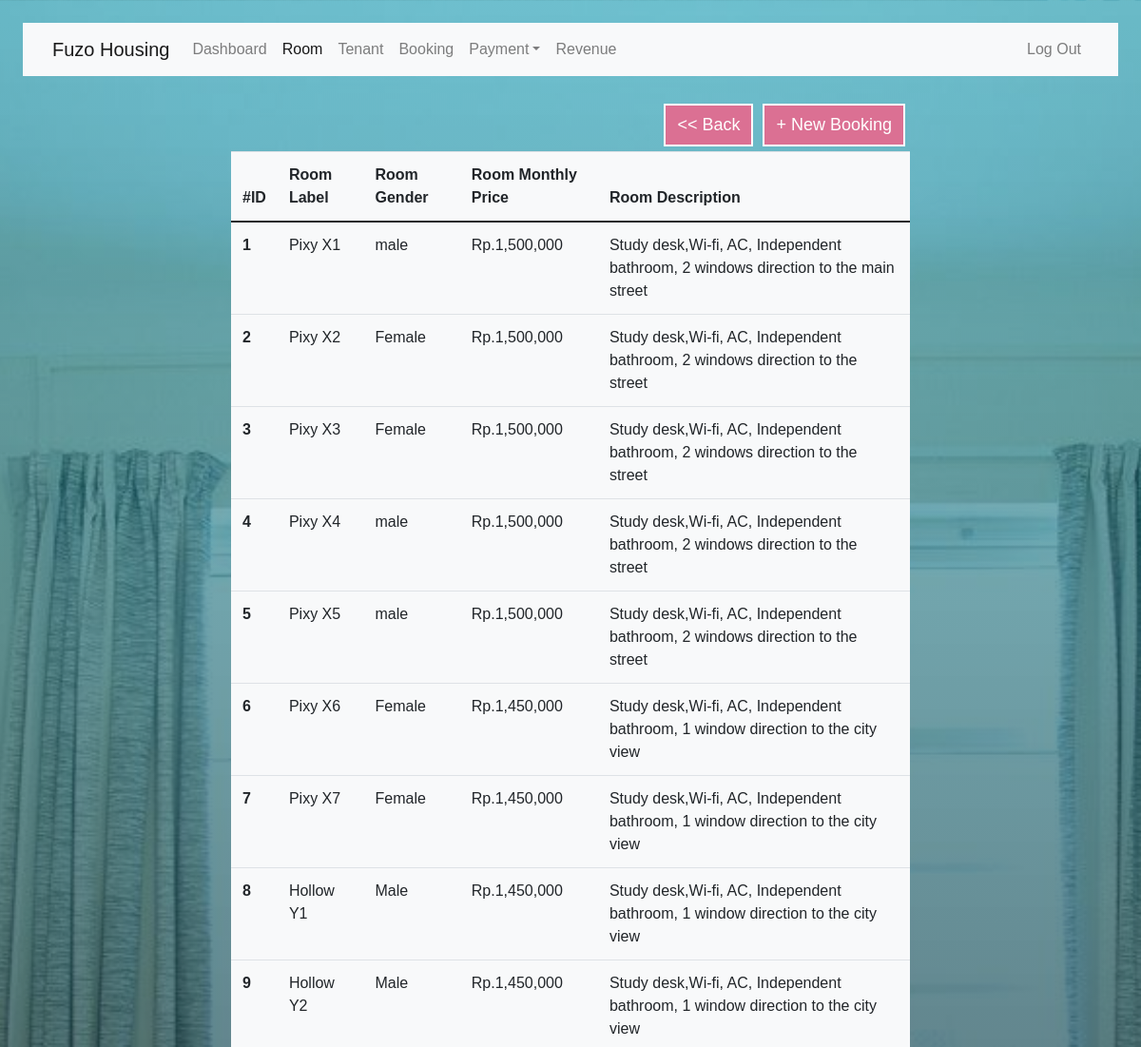
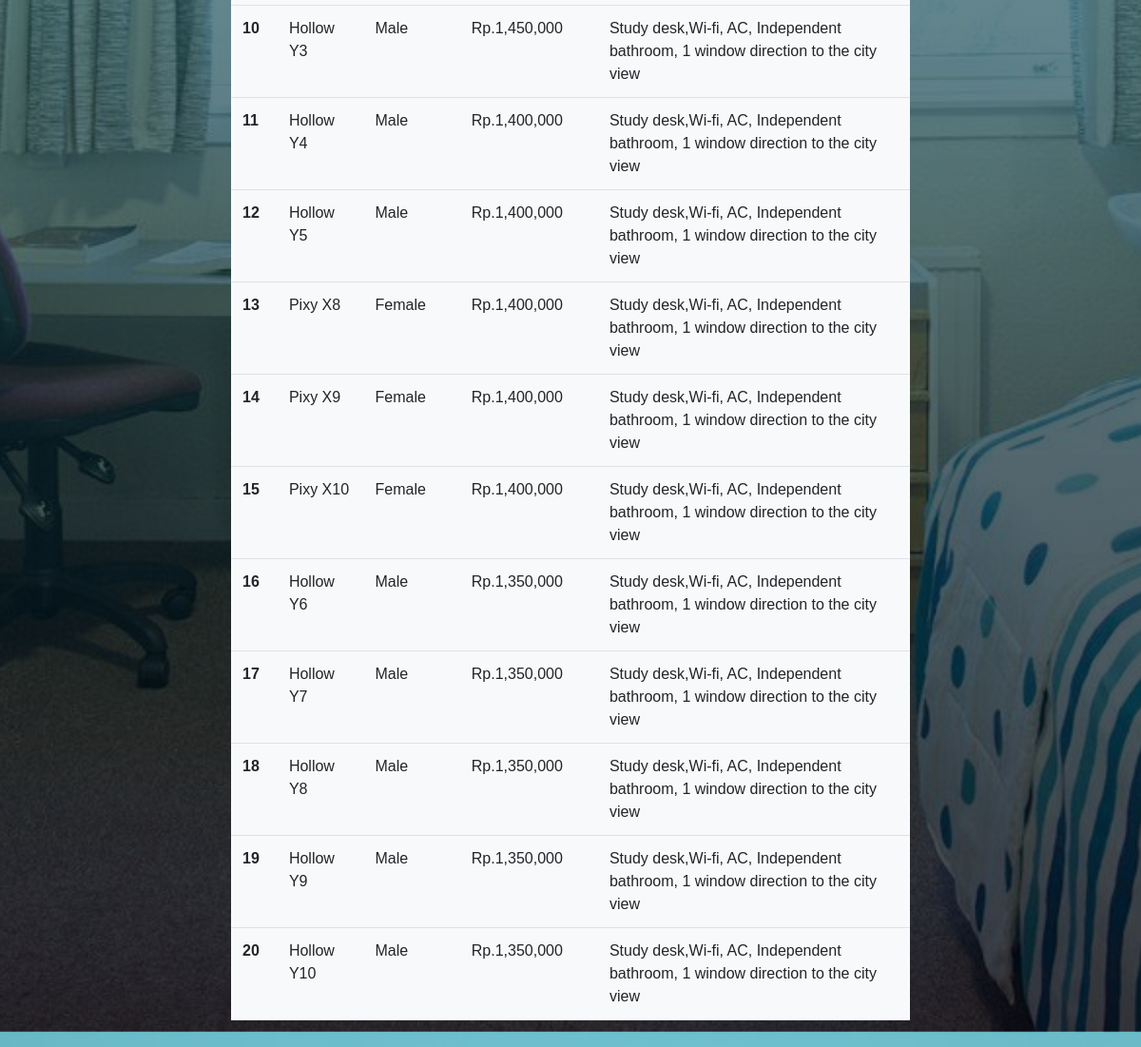
Screenshot of /admin/check_room.php with the database file from the repository (2 pictures, top to bottom).
### tables this page shows
CREATE TABLE `room` (
  `room_id` int(11) NOT NULL,
  `room_label` varchar(50) DEFAULT NULL,
  `room_location` varchar(50) DEFAULT NULL,
  `room_gender` varchar(20) DEFAULT NULL,
  `room_window` varchar(100) DEFAULT NULL,
  `room_monthly_price` int(50) DEFAULT NULL,
  `room_availability` tinyint(20) DEFAULT NULL COMMENT '0 = Available , 1= Unvailables',
  `room_description` varchar(255) DEFAULT NULL
);

### admin/check_room.php (the view, shortened to what this page needs)
<!DOCTYPE html>
<html lang="en">
<head>
<link rel="stylesheet" href="css/button.css">
<link href="https://cdn.jsdelivr.net/npm/bootstrap@5.0.2/dist/css/bootstrap.min.css" rel="stylesheet">
<link rel="stylesheet" href="https://cdn.jsdelivr.net/npm/bootstrap@4.3.1/dist/css/bootstrap.min.css">
</head>
<body>
<div class="m-4">
    <nav class="navbar navbar-expand-lg navbar-light bg-light">
        <div class="container-fluid">
            <a href="index.php" class="navbar-brand">Fuzo Housing</a>
            <div class="collapse navbar-collapse" id="navbarCollapse">
                <div class="navbar-nav">
                    <a href="index.php" class="nav-item nav-link">Dashboard</a>
                    <a href="room.php" class="nav-item nav-link active">Room</a>
                    <a href="tenant.php" class="nav-item nav-link">Tenant</a>
                    <a href="booking.php" class="nav-item nav-link">Booking</a>
                    <div class="nav-item dropdown">
                        <a href="payment_data.php" class="nav-link dropdown-toggle" data-bs-toggle="dropdown">Payment</a>
                    </div>
                      <a href="revenue.php" class="nav-item nav-link" tabindex="-1">Revenue</a>
                </div>
                <div class="navbar-nav ms-auto">
                    <a href="logout.php" class="nav-item nav-link">Log Out</a>
                </div>
            </div>
        </div>
    </nav>
</div>
<div class="row">
  <div class="column">
    <button class="buttonAd" ><a style="text-decoration:none; color:white" href="bookadd.php">+ New Booking</a></button>
    <button class="buttonAd" ><a style="text-decoration:none; color:white" href="booking.php"><< Back</a></button>
  <div class="column1">
    <table class="table table-hover bg-light">
  <thead>
    <tr>
      <th scope="col">#ID</th>
      <th scope="col">Room Label</th>
      <th scope="col">Room Gender</th>
      <th scope="col">Room Monthly Price</th>
      <th scope="col">Room Description</th>
    </tr>
  </thead>
  <tbody>
    <?php
    include "conn.php";
    $form=date('Y-m-d', strtotime($_POST['from']));
    $to=date('Y-m-d', strtotime($_POST['to']));
    $oquery=$conn->query("SELECT distinct(room_id),room_label,room_gender, room_monthly_price, room_description FROM room WHERE room_id NOT IN (SELECT room_id FROM booking WHERE NOT (book_start_date > '$form' OR book_end_date < '$to'))");
      while($orow = $oquery->fetch_array()) {
    ?>
    <tr>
      <th scope="row"><?php echo $orow["room_id"];?></th>
      <td><?php echo $orow["room_label"];?></td>
      <td><?php echo $orow["room_gender"];?></td>
      <td><?php echo 'Rp.',number_format($orow["room_monthly_price"]);?></td>
      <td><?php echo $orow["room_description"];?></td>
    </tr>
    <?php
   } ?>
  </tbody>
</table>
  </div>
  </div>
</body>
</html>

### admin/css/button.css (style rules this page uses)
.buttonAd { background-color: #DB7093; border: 2px solid #fff; padding: 7px 12px; text-align: center; font-size: 18px; margin: 5px 5px; transition-duration: 0.4s; cursor: pointer; float:right; }

### admin/check_room.php (style rules this page uses)
* { font-family: sans-serif; }
body { margin: 0; background-image: linear-gradient(rgba(12, 155, 171, 0.5), rgba(0,0,10,0.75)),url(images/1stfloor.jpeg); background-size: cover; background-position: center; }
table { border-collapse: collapse; width: 100%; }
.column { width: 60%; height: 85vh; margin-left:auto; margin-right:auto; overflow-y: auto; }

### rows the page displays
room: room_id "1", room_label "Pixy X1", room_gender "male", room_monthly_price "1,500,000", room_description "Study desk,Wi-fi, AC, Independent bathroom, 2 windows direction to the main street"
room: room_id "2", room_label "Pixy X2", room_gender "Female", room_monthly_price "1,500,000", room_description "Study desk,Wi-fi, AC, Independent bathroom, 2 windows direction to the street"
room: room_id "3", room_label "Pixy X3", room_gender "Female", room_monthly_price "1,500,000", room_description "Study desk,Wi-fi, AC, Independent bathroom, 2 windows direction to the street"
room: room_id "4", room_label "Pixy X4", room_gender "male", room_monthly_price "1,500,000", room_description "Study desk,Wi-fi, AC, Independent bathroom, 2 windows direction to the street"
room: room_id "5", room_label "Pixy X5", room_gender "male", room_monthly_price "1,500,000", room_description "Study desk,Wi-fi, AC, Independent bathroom, 2 windows direction to the street"
room: room_id "6", room_label "Pixy X6", room_gender "Female", room_monthly_price "1,450,000", room_description "Study desk,Wi-fi, AC, Independent bathroom, 1 window direction to the city view"
room: room_id "7", room_label "Pixy X7", room_gender "Female", room_monthly_price "1,450,000", room_description "Study desk,Wi-fi, AC, Independent bathroom, 1 window direction to the city view"
room: room_id "8", room_label "Hollow Y1", room_gender "Male", room_monthly_price "1,450,000", room_description "Study desk,Wi-fi, AC, Independent bathroom, 1 window direction to the city view"
room: room_id "9", room_label "Hollow Y2", room_gender "Male", room_monthly_price "1,450,000", room_description "Study desk,Wi-fi, AC, Independent bathroom, 1 window direction to the city view"
room: room_id "10", room_label "Hollow Y3", room_gender "Male", room_monthly_price "1,450,000", room_description "Study desk,Wi-fi, AC, Independent bathroom, 1 window direction to the city view"
room: room_id "11", room_label "Hollow Y4", room_gender "Male", room_monthly_price "1,400,000", room_description "Study desk,Wi-fi, AC, Independent bathroom, 1 window direction to the city view"
room: room_id "12", room_label "Hollow Y5", room_gender "Male", room_monthly_price "1,400,000", room_description "Study desk,Wi-fi, AC, Independent bathroom, 1 window direction to the city view"
room: room_id "13", room_label "Pixy X8", room_gender "Female", room_monthly_price "1,400,000", room_description "Study desk,Wi-fi, AC, Independent bathroom, 1 window direction to the city view"
room: room_id "14", room_label "Pixy X9", room_gender "Female", room_monthly_price "1,400,000", room_description "Study desk,Wi-fi, AC, Independent bathroom, 1 window direction to the city view"
room: room_id "15", room_label "Pixy X10", room_gender "Female", room_monthly_price "1,400,000", room_description "Study desk,Wi-fi, AC, Independent bathroom, 1 window direction to the city view"
room: room_id "16", room_label "Hollow Y6", room_gender "Male", room_monthly_price "1,350,000", room_description "Study desk,Wi-fi, AC, Independent bathroom, 1 window direction to the city view"
room: room_id "17", room_label "Hollow Y7", room_gender "Male", room_monthly_price "1,350,000", room_description "Study desk,Wi-fi, AC, Independent bathroom, 1 window direction to the city view"
room: room_id "18", room_label "Hollow Y8", room_gender "Male", room_monthly_price "1,350,000", room_description "Study desk,Wi-fi, AC, Independent bathroom, 1 window direction to the city view"
room: room_id "19", room_label "Hollow Y9", room_gender "Male", room_monthly_price "1,350,000", room_description "Study desk,Wi-fi, AC, Independent bathroom, 1 window direction to the city view"
room: room_id "20", room_label "Hollow Y10", room_gender "Male", room_monthly_price "1,350,000", room_description "Study desk,Wi-fi, AC, Independent bathroom, 1 window direction to the city view"
